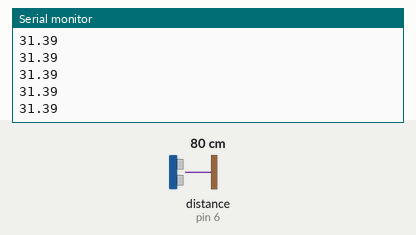
Simulated run of this sketch. Board: Arduino Uno, built with avr-gcc and run on an emulated ATmega328P. On the bench: the last lines printed to the serial monitor. Wiring (inferred from the names in the program): ultrasonic range finder: trigger pin 7; echo pin 6. Inputs (shaded band) come from the test bench; at power-on: distance to the obstacle (sensor on pin 6) 80 cm. The echo pulse lasts 58.3 µs per cm.

Above: at 1.2 s.
1.3 s: distance to the obstacle (sensor on pin 6) set to 2 cm
At 1.35 s:
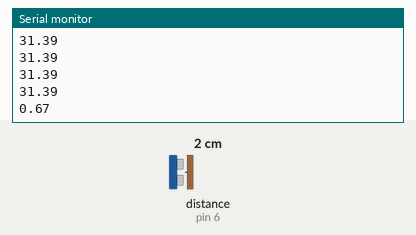
2.8 s: distance to the obstacle (sensor on pin 6) set to 4 cm
At 2.83 s:
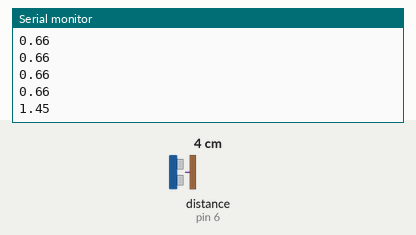
Timing chart, 0 to 5.8 s (numbered marks = the images above; inputs shaded):
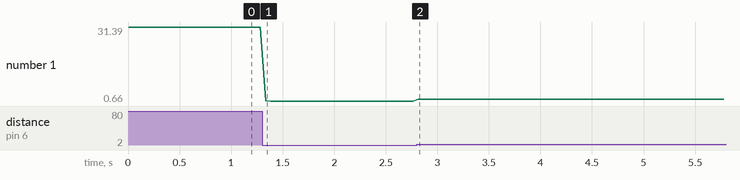

Measured:
- after the input at 1.3 s, the serial monitor: prints a new line at once (image 1)
- after the input at 2.8 s, the serial monitor: prints a new line at once (image 2)
- plotted number 1: 31.39 → 0.66 after the input at 1.3 s, 0.66 → 1.45 after the input at 2.8 s

The sketch:

distance_test.ino
```cpp
const int trigPin = 7;
const int echoPin = 6;
float distance;

void setup() {

Serial.begin(9600);

pinMode(trigPin, OUTPUT);
pinMode(echoPin, INPUT);

}

void loop() {
  distance = getDistance();
  Serial.println(distance);
  delay(50);
}

float getDistance()
{
  float echoTime;                   //variable to store the time it takes for a ping to bounce off an object
  float calculatedDistance;         //variable to store the distance calculated from the echo time

  //send out an ultrasonic pulse that's 10ms long
  digitalWrite(trigPin, HIGH);
  delayMicroseconds(10);
  digitalWrite(trigPin, LOW);

  echoTime = pulseIn(echoPin, HIGH);      //use the pulsein command to see how long it takes for the pulse to bounce back to the sensor

  calculatedDistance = echoTime / 148.0;  //calculate the distance of the object that reflected the pulse (half the bounce time multiplied by the speed of sound)

  return calculatedDistance;              //send back the distance that was calculated
}
```
